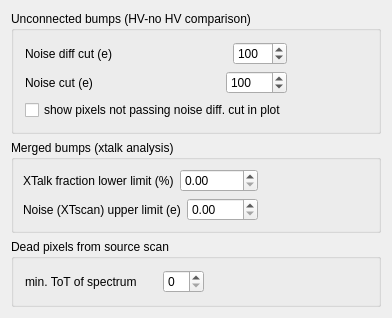
       <widget class="QWidget" name="tab2">
        <attribute name="title">
         <string>Unconn./merged bumps</string>
        </attribute>
        <layout class="QVBoxLayout" name="verticalLayout_10">
         <item>
          <layout class="QVBoxLayout" name="verticalLayout_9">
           <item>
            <widget class="Q3GroupBox" name="GroupBox9">
             <property name="title">
              <string>Unconnected bumps (HV-no HV comparison)</string>
             </property>
             <layout class="QHBoxLayout">
              <property name="spacing">
               <number>6</number>
              </property>
              <property name="margin">
               <number>11</number>
              </property>
              <item>
               <layout class="QHBoxLayout">
                <property name="spacing">
                 <number>6</number>
                </property>
                <property name="margin">
                 <number>0</number>
                </property>
                <item>
                 <layout class="QVBoxLayout">
                  <property name="spacing">
                   <number>6</number>
                  </property>
                  <property name="margin">
                   <number>0</number>
                  </property>
                  <item>
                   <layout class="QHBoxLayout">
                    <property name="spacing">
                     <number>6</number>
                    </property>
                    <property name="margin">
                     <number>0</number>
                    </property>
                    <item>
                     <widget class="QLabel" name="TextLabel4">
                      <property name="text">
                       <string>Noise diff cut (e)</string>
                      </property>
                      <property name="wordWrap">
                       <bool>false</bool>
                      </property>
                     </widget>
                    </item>
                    <item>
                     <spacer name="Spacer35">
                      <property name="orientation">
                       <enum>Qt::Horizontal</enum>
                      </property>
                      <property name="sizeType">
                       <enum>QSizePolicy::Expanding</enum>
                      </property>
                      <property name="sizeHint" stdset="0">
                       <size>
                        <width>20</width>
                        <height>20</height>
                       </size>
                      </property>
                     </spacer>
                    </item>
                    <item>
                     <widget class="QSpinBox" name="DIFFcut">
                      <property name="minimum">
                       <number>1</number>
                      </property>
                      <property name="maximum">
                       <number>1000</number>
                      </property>
                      <property name="value">
                       <number>100</number>
                      </property>
                     </widget>
                    </item>
                   </layout>
                  </item>
                  <item>
                   <layout class="QHBoxLayout">
                    <property name="spacing">
                     <number>6</number>
                    </property>
                    <property name="margin">
                     <number>0</number>
                    </property>
                    <item>
                     <widget class="QLabel" name="TextLabel5">
                      <property name="text">
                       <string>Noise cut (e)</string>
                      </property>
                      <property name="wordWrap">
                       <bool>false</bool>
                      </property>
                     </widget>
                    </item>
                    <item>
                     <spacer name="Spacer36">
                      <property name="orientation">
                       <enum>Qt::Horizontal</enum>
                      </property>
                      <property name="sizeType">
                       <enum>QSizePolicy::Expanding</enum>
                      </property>
                      <property name="sizeHint" stdset="0">
                       <size>
                        <width>20</width>
                        <height>20</height>
                       </size>
                      </property>
                     </spacer>
                    </item>
                    <item>
                     <widget class="QSpinBox" name="NOISEcut">
                      <property name="minimum">
                       <number>1</number>
                      </property>
                      <property name="maximum">
                       <number>10000</number>
                      </property>
                      <property name="value">
                       <number>100</number>
                      </property>
                     </widget>
                    </item>
                   </layout>
                  </item>
                  <item>
                   <widget class="QCheckBox" name="ShowAllUnconn">
                    <property name="text">
                     <string>show pixels not passing noise diff. cut in plot</string>
                    </property>
                   </widget>
                  </item>
                 </layout>
                </item>
                <item>
                 <spacer name="Spacer38">
                  <property name="orientation">
                   <enum>Qt::Horizontal</enum>
                  </property>
                  <property name="sizeType">
                   <enum>QSizePolicy::Expanding</enum>
                  </property>
                  <property name="sizeHint" stdset="0">
                   <size>
                    <width>20</width>
                    <height>20</height>
                   </size>
                  </property>
                 </spacer>
                </item>
               </layout>
              </item>
             </layout>
            </widget>
           </item>
           <item>
            <widget class="Q3GroupBox" name="GroupBox10">
             <property name="minimumSize">
              <size>
               <width>0</width>
               <height>70</height>
              </size>
             </property>
             <property name="title">
              <string>Merged bumps (xtalk analysis)</string>
             </property>
             <layout class="QVBoxLayout" name="verticalLayout_8">
              <item>
               <layout class="QHBoxLayout" name="horizontalLayout_8">
                <item>
                 <layout class="QVBoxLayout" name="verticalLayout_7">
                  <item>
                   <layout class="QHBoxLayout" name="horizontalLayout_6">
                    <item>
                     <widget class="QLabel" name="shortLabel">
                      <property name="text">
                       <string>XTalk fraction lower limit (%)</string>
                      </property>
                      <property name="wordWrap">
                       <bool>false</bool>
                      </property>
                     </widget>
                    </item>
                    <item>
                     <widget class="QDoubleSpinBox" name="XTFRcut"/>
                    </item>
                   </layout>
                  </item>
                  <item>
                   <layout class="QHBoxLayout" name="horizontalLayout_7">
                    <item>
                     <widget class="QLabel" name="TextLabel1_4">
                      <property name="text">
                       <string>Noise (XTscan) upper limit (e)</string>
                      </property>
                      <property name="wordWrap">
                       <bool>false</bool>
                      </property>
                     </widget>
                    </item>
                    <item>
                     <widget class="QDoubleSpinBox" name="XTNOISEcut">
                      <property name="maximum">
                       <double>4999.989999999999782</double>
                      </property>
                     </widget>
                    </item>
                   </layout>
                  </item>
                 </layout>
                </item>
                <item>
                 <spacer name="spacer62_2">
                  <property name="orientation">
                   <enum>Qt::Horizontal</enum>
                  </property>
                  <property name="sizeType">
                   <enum>QSizePolicy::Expanding</enum>
                  </property>
                  <property name="sizeHint" stdset="0">
                   <size>
                    <width>111</width>
                    <height>21</height>
                   </size>
                  </property>
                 </spacer>
                </item>
               </layout>
              </item>
             </layout>
            </widget>
           </item>
           <item>
            <widget class="Q3GroupBox" name="GroupBox13">
             <property name="title">
              <string>Dead pixels from source scan</string>
             </property>
             <layout class="QHBoxLayout">
              <property name="spacing">
               <number>6</number>
              </property>
              <property name="margin">
               <number>11</number>
              </property>
              <item>
               <layout class="QHBoxLayout">
                <property name="spacing">
                 <number>6</number>
                </property>
                <property name="margin">
                 <number>0</number>
                </property>
                <item>
                 <layout class="QHBoxLayout">
                  <property name="spacing">
                   <number>6</number>
                  </property>
                  <property name="margin">
                   <number>0</number>
                  </property>
                  <item>
                   <widget class="QLabel" name="TextLabel1_7">
                    <property name="text">
                     <string>min. ToT of spectrum</string>
                    </property>
                    <property name="wordWrap">
                     <bool>false</bool>
                    </property>
                   </widget>
                  </item>
                  <item>
                   <spacer name="Spacer39">
                    <property name="orientation">
                     <enum>Qt::Horizontal</enum>
                    </property>
                    <property name="sizeType">
                     <enum>QSizePolicy::Expanding</enum>
                    </property>
                    <property name="sizeHint" stdset="0">
                     <size>
                      <width>20</width>
                      <height>20</height>
                     </size>
                    </property>
                   </spacer>
                  </item>
                  <item>
                   <widget class="QSpinBox" name="MinToT"/>
                  </item>
                 </layout>
                </item>
                <item>
                 <spacer name="Spacer40">
                  <property name="orientation">
                   <enum>Qt::Horizontal</enum>
                  </property>
                  <property name="sizeType">
                   <enum>QSizePolicy::Expanding</enum>
                  </property>
                  <property name="sizeHint" stdset="0">
                   <size>
                    <width>20</width>
                    <height>20</height>
                   </size>
                  </property>
                 </spacer>
                </item>
               </layout>
              </item>
             </layout>
            </widget>
           </item>
          </layout>
         </item>
        </layout>
       </widget>
